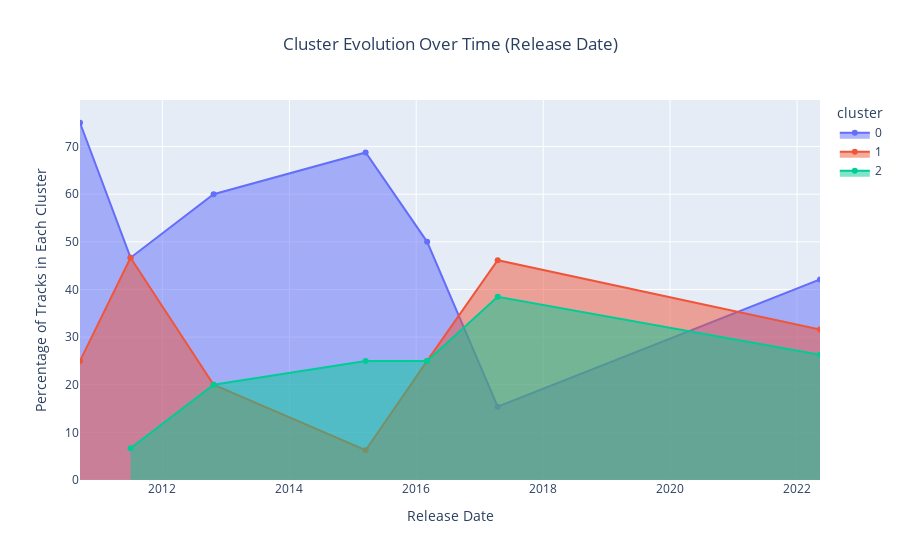

The notebook cell saved with this chart:
### Markdown cell above
Now it would be intersting to visualize how the music of Kendrick Lamars has evolved based on these clusters. To do so let's create an area chart with the proportion of clusters over time. I will not include here the "Diss track" album because as a stepside in the discography it is not a real one so not relevant in this analysis.

### Code cell
# Ensure 'release_date' is in datetime format
df_cleaned['release_date'] = pd.to_datetime(df_cleaned['release_date'], errors='coerce')

# Exclude the album 'Diss Tracks'
df_cleaned_filtered = df_cleaned[df_cleaned['album'] != 'Diss Tracks']

# measure calculation (same as before except we have 2 merging operation to access the release date)
cluster_distribution = df_cleaned_filtered.groupby(['album', 'cluster']).size().reset_index(name='count')
total_tracks_per_album = df_cleaned_filtered.groupby('album').size().reset_index(name='total_tracks')
cluster_distribution = pd.merge(cluster_distribution, total_tracks_per_album, on='album')
cluster_distribution = pd.merge(cluster_distribution, df_cleaned_filtered[['album', 'release_date']].drop_duplicates(), on='album')
cluster_distribution['percentage'] = (cluster_distribution['count'] / cluster_distribution['total_tracks']) * 100

# Sort by release_date to ensure the timeline is correct
cluster_distribution = cluster_distribution.sort_values(by='release_date')

# Plot the line chart
fig = px.line(cluster_distribution, x='release_date', y='percentage', color='cluster',
              line_shape='linear', title='Cluster Evolution Over Time (Release Date)',
              labels={'percentage': 'Percentage of Tracks in Each Cluster', 'release_date': 'Release Date'})

# area fill for each cluster
fig.update_traces(mode='lines+markers', fill='tozeroy')

# Show the plot
fig.update_layout(title_x=0.5)
fig.show()

# see html cluster_evolution

### Figure 1 — Plotly figure (JSON) as saved in the notebook; plotly's stock layout.template omitted (floating-point values rounded to 4 significant figures)
{"data": [{"fill": "tozeroy", "hovertemplate": "cluster=0<br>Release Date=%{x}<br>Percentage of Tracks in Each Cluster=%{y}<extra></extra>", "legendgroup": "0", "line": {"color": "#636efa", "dash": "solid", "shape": "linear"}, "marker": {"symbol": "circle"}, "mode": "lines+markers", "name": "0", "orientation": "v", "showlegend": true, "type": "scatter", "x": ["2010-09-14T00:00:00", "2011-07-02T00:00:00", "2012-10-22T00:00:00", "2015-03-16T00:00:00", "2016-03-04T00:00:00", "2017-04-14T00:00:00", "2022-05-13T00:00:00"], "xaxis": "x", "y": [75, 46.67, 60, 68.75, 50, 15.38, 42.11], "yaxis": "y"}, {"fill": "tozeroy", "hovertemplate": "cluster=1<br>Release Date=%{x}<br>Percentage of Tracks in Each Cluster=%{y}<extra></extra>", "legendgroup": "1", "line": {"color": "#EF553B", "dash": "solid", "shape": "linear"}, "marker": {"symbol": "circle"}, "mode": "lines+markers", "name": "1", "orientation": "v", "showlegend": true, "type": "scatter", "x": ["2010-09-14T00:00:00", "2011-07-02T00:00:00", "2012-10-22T00:00:00", "2015-03-16T00:00:00", "2016-03-04T00:00:00", "2017-04-14T00:00:00", "2022-05-13T00:00:00"], "xaxis": "x", "y": [25, 46.67, 20, 6.25, 25, 46.15, 31.58], "yaxis": "y"}, {"fill": "tozeroy", "hovertemplate": "cluster=2<br>Release Date=%{x}<br>Percentage of Tracks in Each Cluster=%{y}<extra></extra>", "legendgroup": "2", "line": {"color": "#00cc96", "dash": "solid", "shape": "linear"}, "marker": {"symbol": "circle"}, "mode": "lines+markers", "name": "2", "orientation": "v", "showlegend": true, "type": "scatter", "x": ["2011-07-02T00:00:00", "2012-10-22T00:00:00", "2015-03-16T00:00:00", "2016-03-04T00:00:00", "2017-04-14T00:00:00", "2022-05-13T00:00:00"], "xaxis": "x", "y": [6.667, 20, 25, 25, 38.46, 26.32], "yaxis": "y"}], "layout": {"legend": {"title": {"text": "cluster"}, "tracegroupgap": 0}, "title": {"text": "Cluster Evolution Over Time (Release Date)", "x": 0.5}, "xaxis": {"anchor": "y", "domain": [0, 1], "title": {"text": "Release Date"}}, "yaxis": {"anchor": "x", "domain": [0, 1], "title": {"text": "Percentage of Tracks in Each Cluster"}}}}
